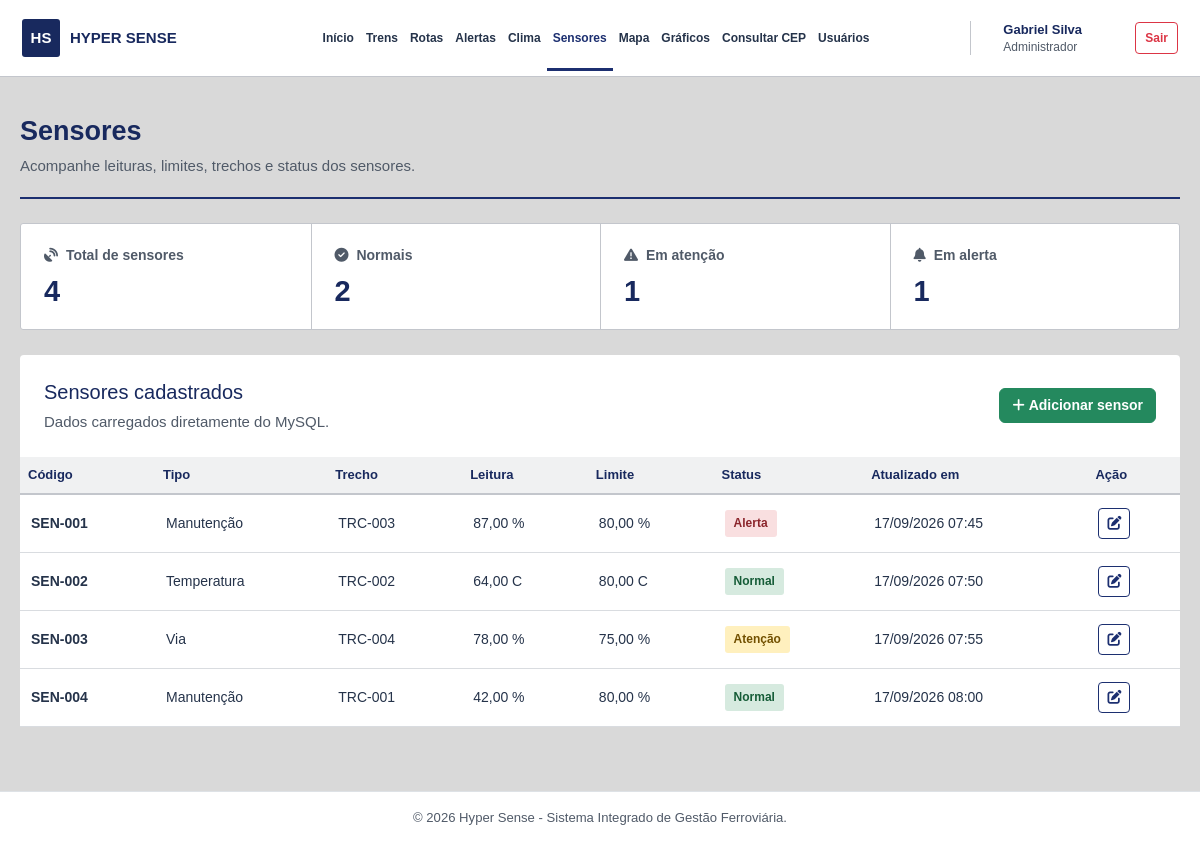
/Tela/sensores.php (signed in), run on the app's committed database.
### tables this page shows
CREATE TABLE IF NOT EXISTS sensores (
    id INT AUTO_INCREMENT PRIMARY KEY,
    codigo VARCHAR(20) NOT NULL UNIQUE,
    tipo VARCHAR(60) NOT NULL,
    trecho_id INT NULL,
    status VARCHAR(30) NOT NULL DEFAULT 'Normal',
    leitura DECIMAL(10,2) NOT NULL DEFAULT 0,
    limite DECIMAL(10,2) NULL,
    unidade VARCHAR(20) NULL,
    ultima_atualizacao DATETIME NOT NULL DEFAULT CURRENT_TIMESTAMP,
    CONSTRAINT fk_sensor_trecho FOREIGN KEY (trecho_id) REFERENCES trechos(id) ON DELETE SET NULL
);

### Tela/auth.php (called while the page is built, shortened)
<?php
function isAdmin(): bool {
    return ($_SESSION['usuario_tipo'] ?? '') === 'Administrador';
}
function podeEditar(): bool {
    return in_array($_SESSION['usuario_tipo'] ?? '', ['Administrador', 'Supervisor'], true);
}
function e($valor): string {
    return htmlspecialchars((string)($valor ?? ''), ENT_QUOTES, 'UTF-8');
}

### Tela/sensores.php (the view, shortened to what this page needs)
<?php
require_once 'auth.php';
$admin = isAdmin();
$podeEditar = podeEditar();
$sensores = $conexao->query("
    SELECT s.*, COALESCE(t.codigo, 'Não informado') AS trecho
    FROM sensores s
    LEFT JOIN trechos t ON t.id = s.trecho_id
    ORDER BY s.id
")->fetch_all(MYSQLI_ASSOC);
$normais = $atencao = $alertas = 0;
foreach ($sensores as $sensor) {
    if (in_array($sensor['status'], ['Normal', 'Ativo'], true)) $normais++;
    if ($sensor['status'] === 'Atenção') $atencao++;
    if ($sensor['status'] === 'Alerta') $alertas++;
}
$resumos = [
    ['fa-satellite-dish', 'Total de sensores', count($sensores)],
    ['fa-circle-check', 'Normais', $normais],
    ['fa-triangle-exclamation', 'Em atenção', $atencao],
    ['fa-bell', 'Em alerta', $alertas]
];
?>
<?php $tituloPagina = 'Sensores'; require __DIR__ . '/cabecalho.php'; ?>
<main class="container pb-5">
    <div class="titulo-tela"><div><h1>Sensores</h1><p>Acompanhe leituras, limites, trechos e status dos sensores.</p></div></div>
    <section class="resumo-linear resumo-sensores" aria-label="Resumo de sensores">
        <?php foreach ($resumos as [$icone, $titulo, $total]): ?>
            <a href="#lista-sensores"><span><i class="fas <?= e($icone) ?> me-1" aria-hidden="true"></i> <?= e($titulo) ?></span><strong><?= (int)$total ?></strong></a>
        <?php endforeach; ?>
    </section>
    <div class="card border-0 table-wrap" id="lista-sensores">
        <div class="card-body p-0">
            <div class="d-flex justify-content-between align-items-center p-4">
                <div>
                    <h2 class="h4 mb-1">Sensores cadastrados</h2>
                    <p class="text-muted mb-0">Dados carregados diretamente do MySQL.</p>
                </div>
                <?php if ($admin): ?>
                    <button class="btn btn-success" data-bs-toggle="modal" data-bs-target="#novoSensor">
                        <i class="fas fa-plus me-1"></i>Adicionar sensor
                    </button>
                <?php endif; ?>
            </div>
            <div class="table-responsive">
                <table class="table table-hover mb-0 align-middle">
                    <thead>
                        <tr>
                            <th>Código</th>
                            <th>Tipo</th>
                            <th>Trecho</th>
                            <th>Leitura</th>
                            <th>Limite</th>
                            <th>Status</th>
                            <th>Atualizado em</th>
                            <?php if ($podeEditar): ?><th>Ação</th><?php endif; ?>
                        </tr>
                    </thead>
                    <tbody>
                        <?php foreach ($sensores as $sensor): ?>
                            <tr>
                                <td class="fw-bold"><?= e($sensor['codigo']) ?></td>
                                <td><?= e($sensor['tipo']) ?></td>
                                <td><?= e($sensor['trecho']) ?></td>
                                <td>
                                    <?= number_format((float)$sensor['leitura'], 2, ',', '.') ?>
                                    <?= e($sensor['unidade']) ?>
                                </td>
                                <td>
                                    <?= $sensor['limite'] !== null
                                        ? number_format((float)$sensor['limite'], 2, ',', '.')
                                        : '—' ?>
                                    <?= e($sensor['unidade']) ?>
                                </td>
                                <td>
                                    <?php
                                    $classe = match ($sensor['status']) {
                                        'Alerta' => 'alerta',
                                        'Atenção' => 'atencao',
                                        default => 'normal'
                                    };
                                    ?>
                                    <span class="sensor-status <?= $classe ?>">
                                        <?= e($sensor['status']) ?>
                                    </span>
                                </td>
                                <td>
                                    <?= $sensor['ultima_atualizacao']
                                        ? date('d/m/Y H:i', strtotime($sensor['ultima_atualizacao']))
                                        : '—' ?>
                                </td>
                                <?php if ($podeEditar): ?>
                                    <td>
                                        <button class="btn btn-sm btn-outline-primary"
                                                data-bs-toggle="modal"
                                                data-bs-target="#editarSensor<?= (int)$sensor['id'] ?>">
                                            <i class="fas fa-edit"></i>
                                        </button>
                                    </td>
                                <?php endif; ?>
                            </tr>
                        <?php endforeach; ?>
                    </tbody>
                </table>
            </div>
        </div>
    </div>
</main>
<?php require __DIR__ . '/rodape.php'; ?>

### Css/style.css (style rules this page uses)
:root { --hyper-azul:#1c2f70;--hyper-azul-escuro:#18295e;--hyper-fundo:#d9d9d9;--texto-principal:#25334a;--texto-secundario:#505a68;--borda-padrao:#c3c6cc;--hyper-verde:#24895e;--hyper-vermelho:#cc343a;--hyper-amarelo:#efb938;--bs-primary-rgb:28,47,112 }
*,*::before,*::after { box-sizing:border-box }
html { min-height:100%;scroll-behavior:auto }
body { min-height:100%;margin:0;background:var(--hyper-fundo);font-family:Arial,Helvetica,sans-serif;color:var(--texto-principal);font-size:15px;line-height:1.55 }
button,input,select,textarea { font-family:Arial,Helvetica,sans-serif }
a { color:var(--hyper-azul) }
.pagina-sistema { min-height:100vh;display:flex;flex-direction:column }
.pagina-sistema>main { flex:1 0 auto }
.pagina-sistema>main.container,.pagina-sistema>main.container-fluid { width:100%;max-width:1232px;padding-top:31px!important;padding-bottom:58px!important }
.pagina-sistema .container { max-width:1232px }
.pagina-sistema h1,.pagina-sistema .page-header h1 { font-size:27px!important;line-height:1.25!important;font-weight:700!important;color:var(--hyper-azul-escuro)!important;letter-spacing:0!important;font-family:Arial,Helvetica,sans-serif }
.pagina-sistema main h2 { font-size:20px;line-height:1.35;color:var(--hyper-azul-escuro) }
.pagina-sistema .text-muted { color:var(--texto-secundario)!important }
.pagina-sistema .btn { font-size:14px;font-weight:600 }
.pagina-sistema .btn-success { --bs-btn-bg:var(--hyper-verde);--bs-btn-border-color:var(--hyper-verde);--bs-btn-hover-bg:#166b47;--bs-btn-hover-border-color:#166b47 }
.pagina-sistema .btn-outline-primary { color:var(--hyper-azul);border-color:var(--hyper-azul) }
.pagina-sistema table,.pagina-sistema .form-control,.pagina-sistema .form-select,.pagina-sistema .form-label { font-family:Arial,Helvetica,sans-serif;font-size:14px }
.card,.painel-liso { background:#fff;border:1px solid var(--borda-padrao);border-radius:4px!important;box-shadow:none!important }
.sensor-status { display:inline-flex;gap:5px;align-items:center;padding:4px 9px;font-size:12px;font-weight:700;border-radius:3px }
.sensor-status.normal,.sensor-status.ativo,.sensor-status-normal { background:#d6eadf;color:#155c37 }
.sensor-status.atencao,.sensor-status-atencao { background:#fff0be;color:#725000 }
.sensor-status.alerta,.sensor-status-alerta { background:#f9dfe0;color:#8b252b }
.table { margin-bottom:0 }
.table thead th { background:#f0f1f2!important;border-bottom:2px solid var(--borda-padrao)!important;color:var(--hyper-azul-escuro)!important;white-space:nowrap;font-size:13px;font-weight:700;text-transform:none;letter-spacing:0 }
.table tbody td { padding:13px 11px;border-bottom:1px solid #d9dce0;color:var(--texto-principal);vertical-align:middle }
.titulo-tela { display:flex;align-items:center;justify-content:space-between;gap:18px;padding:0 0 20px;margin-bottom:24px;border-bottom:2px solid var(--hyper-azul) }
.titulo-tela h1 { margin:0 0 6px }
.titulo-tela p { margin:0;color:var(--texto-secundario) }
.resumo-linear { display:grid;grid-template-columns:repeat(4,minmax(0,1fr));background:#fff;border:1px solid var(--borda-padrao);border-radius:3px;overflow:hidden }
.resumo-linear a { display:flex;flex-direction:column;gap:9px;padding:21px 23px;text-decoration:none;color:var(--hyper-azul-escuro);min-width:0 }
.resumo-linear a+a { border-left:1px solid var(--borda-padrao) }
.resumo-linear span { font-size:14px;font-weight:600;color:var(--texto-secundario) }
.resumo-linear strong { font-size:29px;line-height:1.1;color:var(--hyper-azul-escuro) }
.resumo-sensores { margin-bottom:25px }
html { overflow-y:scroll }
.pagina-sistema>main.container,.pagina-sistema>main.container-fluid { max-width:1180px!important;width:calc(100% - 40px)!important;margin:0 auto!important;padding:38px 0 64px!important }
.pagina-sistema .titulo-tela { min-height:76px;align-items:center;margin-bottom:24px }
.pagina-sistema .titulo-tela h1 { margin:0 0 5px!important }
.pagina-sistema .titulo-tela p { margin:0!important }

### data on the page
sensores: codigo "SEN-001", tipo "Manutenção", trecho "TRC-003", leitura "87,00", unidade "%", limite "80,00", status "Alerta", ultima_atualizacao "17/09/2026 07:45"
sensores: codigo "SEN-002", tipo "Temperatura", trecho "TRC-002", leitura "64,00", unidade "C", limite "80,00", status "Normal", ultima_atualizacao "17/09/2026 07:50"
sensores: codigo "SEN-003", tipo "Via", trecho "TRC-004", leitura "78,00", unidade "%", limite "75,00", status "Atenção", ultima_atualizacao "17/09/2026 07:55"
sensores: codigo "SEN-004", tipo "Manutenção", trecho "TRC-001", leitura "42,00", unidade "%", limite "80,00", status "Normal", ultima_atualizacao "17/09/2026 08:00"

### other printed values
$nome "Início"
$nome "Trens"
$nome "Rotas"
$nome "Alertas"
$nome "Clima"
$nome "Sensores"
$nome "Mapa"
$nome "Gráficos"
$nome "Consultar CEP"
$nome "Usuários"
$_SESSION['usuario_nome'] "Gabriel Silva"
$_SESSION['usuario_tipo'] "Administrador"
$titulo "Total de sensores"
$total "4"
$titulo "Normais"
